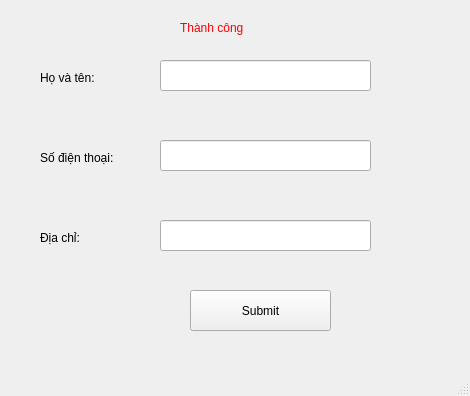
<?xml version="1.0" encoding="UTF-8"?>
<ui version="4.0">
 <class>MainWindow</class>
 <widget class="QMainWindow" name="MainWindow">
  <property name="geometry">
   <rect>
    <x>0</x>
    <y>0</y>
    <width>470</width>
    <height>396</height>
   </rect>
  </property>
  <property name="windowTitle">
   <string>MainWindow</string>
  </property>
  <widget class="QWidget" name="centralwidget">
   <widget class="QLabel" name="label">
    <property name="geometry">
     <rect>
      <x>40</x>
      <y>50</y>
      <width>55</width>
      <height>16</height>
     </rect>
    </property>
    <property name="text">
     <string/>
    </property>
   </widget>
   <widget class="QLabel" name="label_2">
    <property name="geometry">
     <rect>
      <x>40</x>
      <y>70</y>
      <width>71</width>
      <height>16</height>
     </rect>
    </property>
    <property name="text">
     <string>Họ và tên:</string>
    </property>
   </widget>
   <widget class="QLabel" name="label_3">
    <property name="geometry">
     <rect>
      <x>40</x>
      <y>150</y>
      <width>111</width>
      <height>16</height>
     </rect>
    </property>
    <property name="text">
     <string>Số điện thoại:</string>
    </property>
   </widget>
   <widget class="QLabel" name="label_4">
    <property name="geometry">
     <rect>
      <x>40</x>
      <y>230</y>
      <width>55</width>
      <height>16</height>
     </rect>
    </property>
    <property name="text">
     <string>Địa chỉ:</string>
    </property>
   </widget>
   <widget class="QLineEdit" name="fullname">
    <property name="geometry">
     <rect>
      <x>160</x>
      <y>60</y>
      <width>211</width>
      <height>31</height>
     </rect>
    </property>
   </widget>
   <widget class="QLineEdit" name="phone">
    <property name="geometry">
     <rect>
      <x>160</x>
      <y>140</y>
      <width>211</width>
      <height>31</height>
     </rect>
    </property>
   </widget>
   <widget class="QLineEdit" name="address">
    <property name="geometry">
     <rect>
      <x>160</x>
      <y>220</y>
      <width>211</width>
      <height>31</height>
     </rect>
    </property>
   </widget>
   <widget class="QPushButton" name="submit_btn">
    <property name="geometry">
     <rect>
      <x>190</x>
      <y>290</y>
      <width>141</width>
      <height>41</height>
     </rect>
    </property>
    <property name="text">
     <string>Submit</string>
    </property>
   </widget>
   <widget class="QLabel" name="alert_label">
    <property name="geometry">
     <rect>
      <x>180</x>
      <y>20</y>
      <width>271</width>
      <height>16</height>
     </rect>
    </property>
    <property name="styleSheet">
     <string notr="true">color:red;
</string>
    </property>
    <property name="text">
     <string>Thành công</string>
    </property>
   </widget>
  </widget>
  <widget class="QMenuBar" name="menubar">
   <property name="geometry">
    <rect>
     <x>0</x>
     <y>0</y>
     <width>470</width>
     <height>26</height>
    </rect>
   </property>
  </widget>
  <widget class="QStatusBar" name="statusbar"/>
 </widget>
 <resources/>
 <connections/>
</ui>
